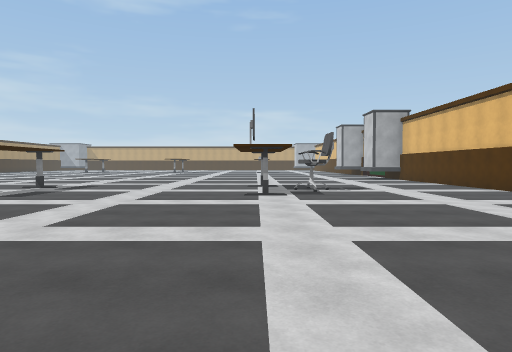
View 1 (above)

22 first-person views from a walk through a scene from a Unity 3-D project. The camera is 1.5 m above the floor, tilts 2° down and sees 75° across. The floor is counted in squares, 2 m on a side. Each view is taken from the middle of a square. On the plan, view 1 faces up. The plan holds only what a view shows up to about 11 squares ahead; the rest is blank. The place goes on beyond the plan. The player character is not drawn.

View 2
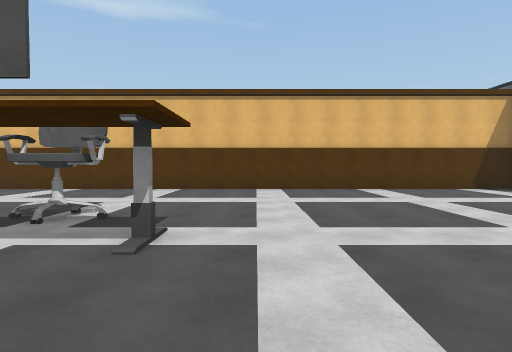

View 3
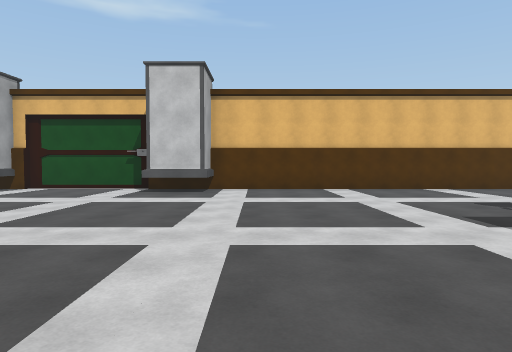

View 4
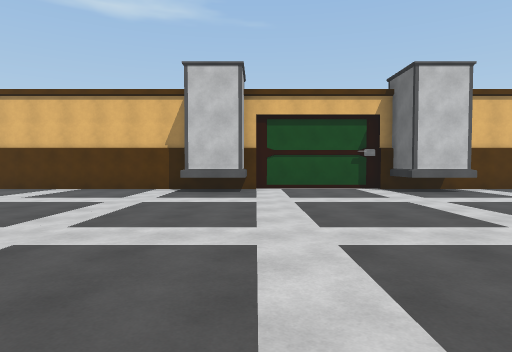

View 5
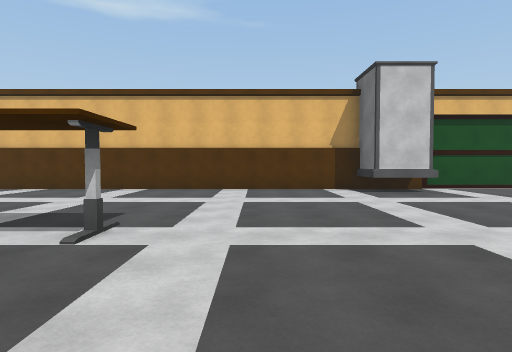

View 6
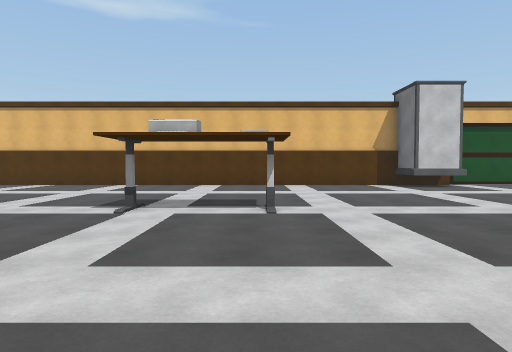

View 7
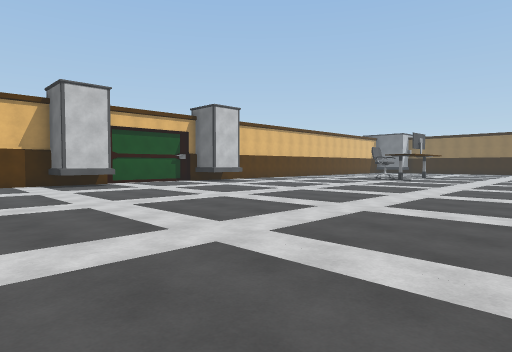

View 8
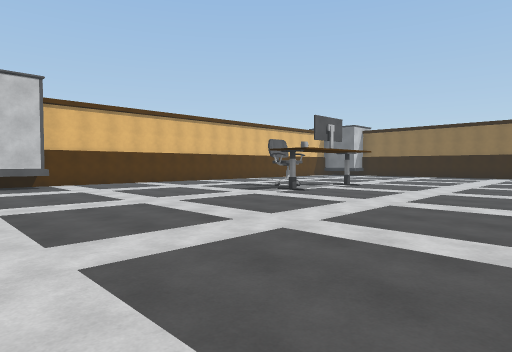

View 9
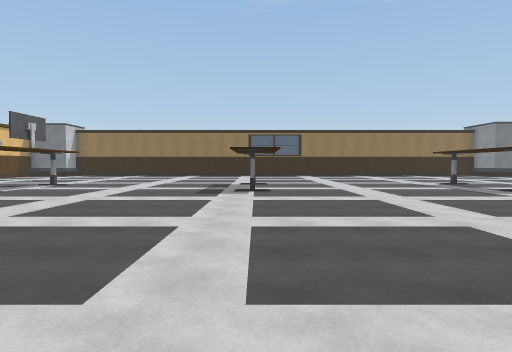

View 10
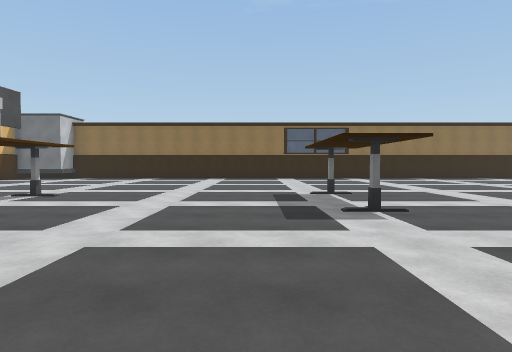

View 11
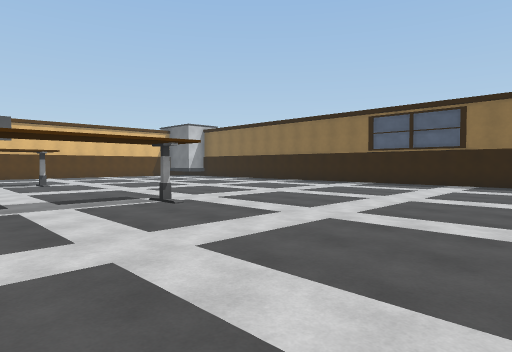

View 12
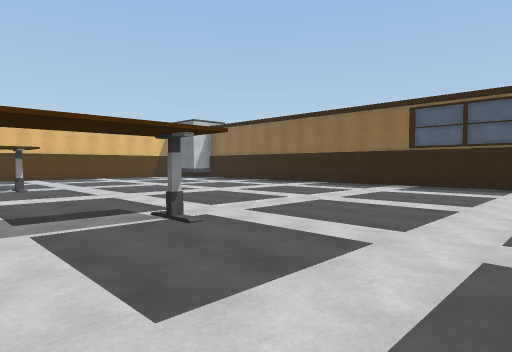

View 13
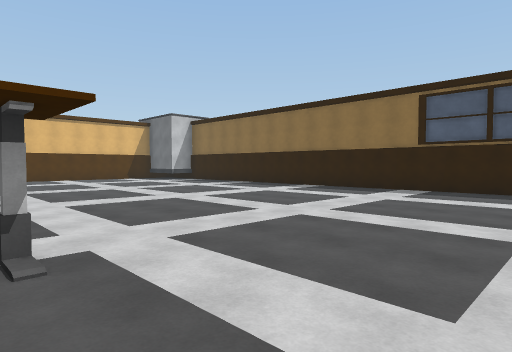

View 14
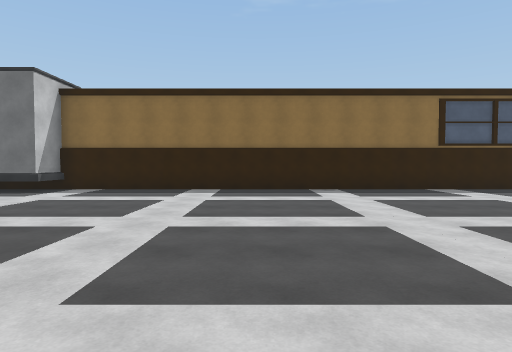

View 15
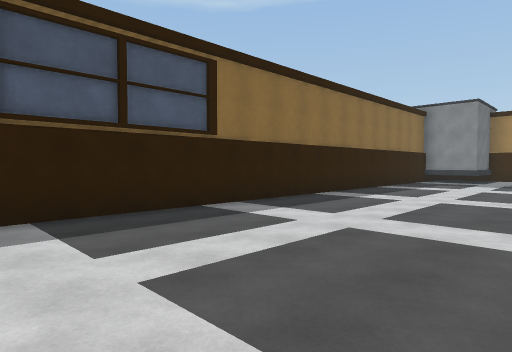

View 16
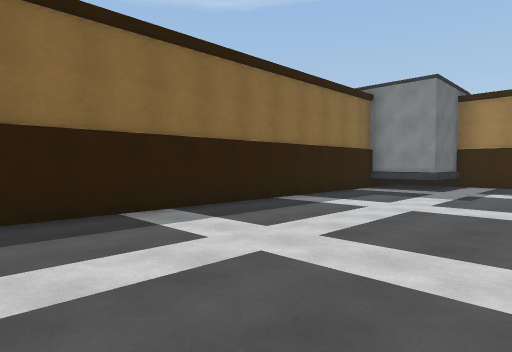

View 17
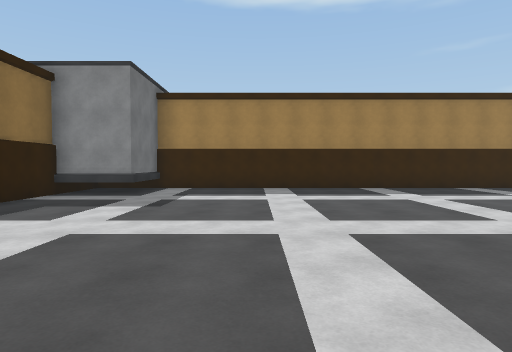

View 18
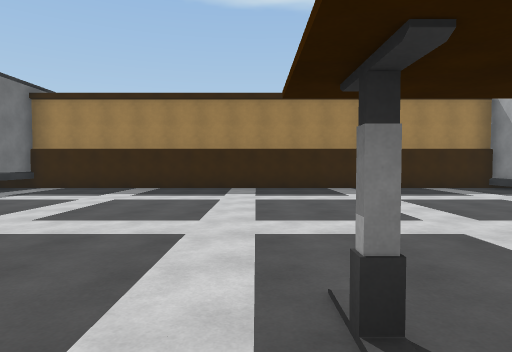

View 19
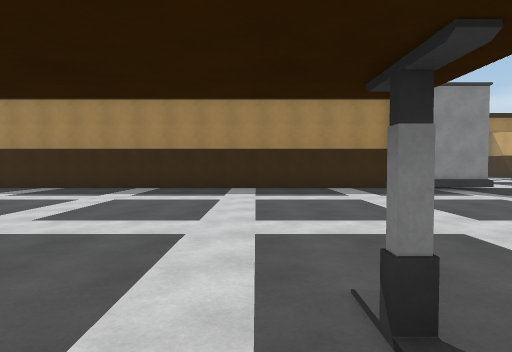

View 20
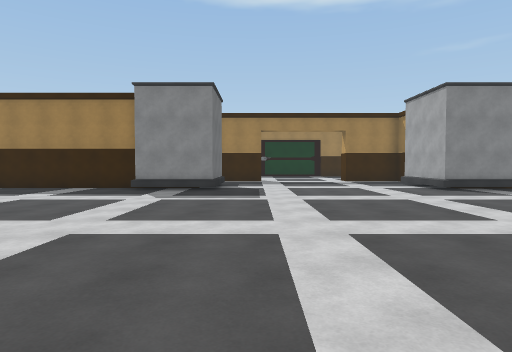

View 21
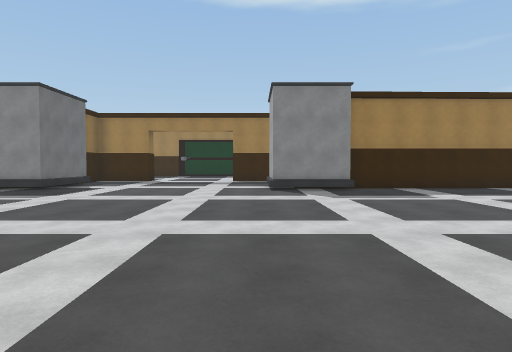

View 22
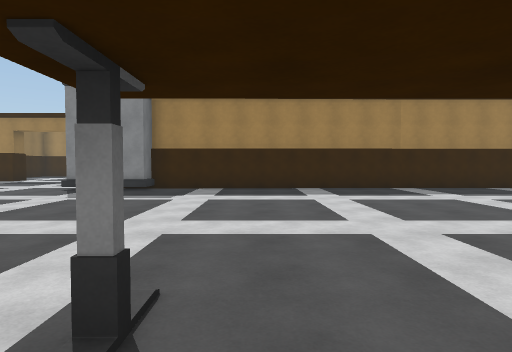

### Floor plan
Points are (right, up) in squares from view 1. A wall is a line through its corners. A room is listed if a view was taken in it or the views show most of it. See-through windows are left out.
Room 1 (views 1, 2, 3, 4, 5, 6, 7, 8, 9, 10, 11, 12, 13, 14, 15, 16, 17, 18, 19, 20, 21, 22)
walls: (-24, 16.8) (-22.7, 16.8) (-22.7, 14.5) (-23.6, 14.5) (-23.6, -2) (6.7, -2); (7.4, 18.1) (7.4, 19.1); (7.1, 21.9) (7.1, 34.5); (7.4, 20.9) (7.4, 22); (-23.6, -0.1) (-21.4, -0.1) (-21.4, -2); (-23.6, 34.5) (-23.6, 25.8) (-22.7, 25.8) (-22.7, 23.5) (-24, 23.5); (4.9, -2.1) (4.9, -0.9) (5.9, -0.9); (7.1, -0.8) (7.1, 18.2)
objects: other object (0, 8); other object (1, 31); other object (2, 9) to (2, 10); pillar (6, 17) to (7, 18); pillar (6, 23) to (7, 24)

Where each view was taken, in squares from view 1:
view 1: 0 up, 0 right, facing up
view 2: 7 up, 3 left, facing right
view 3: 15 up, 3 left, facing right
view 4: 22 up, 3 left, facing right
view 5: 27 up, 3 left, facing right
view 6: 29 up, 5 left, facing right
view 7: 27 up, 6 left, facing down-right
view 8: 19 up, 6 left, facing down-right
view 9: 20 up, 7 left, facing down
view 10: 16 up, 5 left, facing down
view 11: 11 up, 13 left, facing down-right
view 12: 10 up, 11 left, facing down-right
view 13: 8 up, 10 left, facing down-right
view 14: 8 up, 1 left, facing down
view 15: 3 up, 6 left, facing down-left
view 16: 3 up, 11 left, facing down-left
view 17: 3 up, 13 left, facing left
view 18: 7 up, 13 left, facing left
view 19: 10 up, 13 left, facing left
view 20: 18 up, 13 left, facing left
view 21: 23 up, 13 left, facing left
view 22: 29 up, 13 left, facing left
